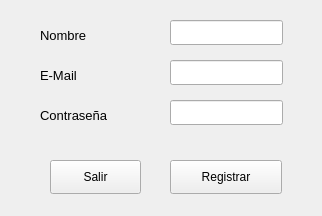
<?xml version="1.0" encoding="UTF-8"?>
<ui version="4.0">
 <class>SignInView</class>
 <widget class="QMainWindow" name="SignInView">
  <property name="geometry">
   <rect>
    <x>0</x>
    <y>0</y>
    <width>322</width>
    <height>216</height>
   </rect>
  </property>
  <property name="windowTitle">
   <string>Registro</string>
  </property>
  <property name="windowIcon">
   <iconset>
    <normaloff>../feather/mainLogo.ico</normaloff>../feather/mainLogo.ico</iconset>
  </property>
  <property name="styleSheet">
   <string notr="true"/>
  </property>
  <widget class="QWidget" name="centralwidget">
   <widget class="QLabel" name="labelNombre">
    <property name="geometry">
     <rect>
      <x>40</x>
      <y>20</y>
      <width>111</width>
      <height>31</height>
     </rect>
    </property>
    <property name="font">
     <font>
      <family>Yu Gothic UI</family>
      <pointsize>10</pointsize>
      <weight>50</weight>
      <italic>false</italic>
      <bold>false</bold>
     </font>
    </property>
    <property name="text">
     <string>Nombre</string>
    </property>
   </widget>
   <widget class="QLabel" name="labelEmail">
    <property name="geometry">
     <rect>
      <x>40</x>
      <y>60</y>
      <width>111</width>
      <height>31</height>
     </rect>
    </property>
    <property name="font">
     <font>
      <family>Yu Gothic UI</family>
      <pointsize>10</pointsize>
      <weight>50</weight>
      <italic>false</italic>
      <bold>false</bold>
     </font>
    </property>
    <property name="text">
     <string>E-Mail</string>
    </property>
   </widget>
   <widget class="QLabel" name="labelPass">
    <property name="geometry">
     <rect>
      <x>40</x>
      <y>100</y>
      <width>131</width>
      <height>31</height>
     </rect>
    </property>
    <property name="font">
     <font>
      <family>Yu Gothic UI</family>
      <pointsize>10</pointsize>
      <weight>50</weight>
      <italic>false</italic>
      <bold>false</bold>
     </font>
    </property>
    <property name="text">
     <string>Contraseña</string>
    </property>
   </widget>
   <widget class="QLineEdit" name="tfNombre">
    <property name="geometry">
     <rect>
      <x>170</x>
      <y>20</y>
      <width>113</width>
      <height>25</height>
     </rect>
    </property>
   </widget>
   <widget class="QLineEdit" name="tfEmail">
    <property name="geometry">
     <rect>
      <x>170</x>
      <y>60</y>
      <width>113</width>
      <height>25</height>
     </rect>
    </property>
   </widget>
   <widget class="QLineEdit" name="tfPass">
    <property name="geometry">
     <rect>
      <x>170</x>
      <y>100</y>
      <width>113</width>
      <height>25</height>
     </rect>
    </property>
    <property name="echoMode">
     <enum>QLineEdit::Password</enum>
    </property>
   </widget>
   <widget class="QPushButton" name="buttonRegistrar">
    <property name="geometry">
     <rect>
      <x>170</x>
      <y>160</y>
      <width>112</width>
      <height>34</height>
     </rect>
    </property>
    <property name="text">
     <string>Registrar</string>
    </property>
   </widget>
   <widget class="QPushButton" name="buttonSalir">
    <property name="geometry">
     <rect>
      <x>50</x>
      <y>160</y>
      <width>91</width>
      <height>34</height>
     </rect>
    </property>
    <property name="text">
     <string>Salir</string>
    </property>
   </widget>
  </widget>
 </widget>
 <resources/>
 <connections/>
</ui>
